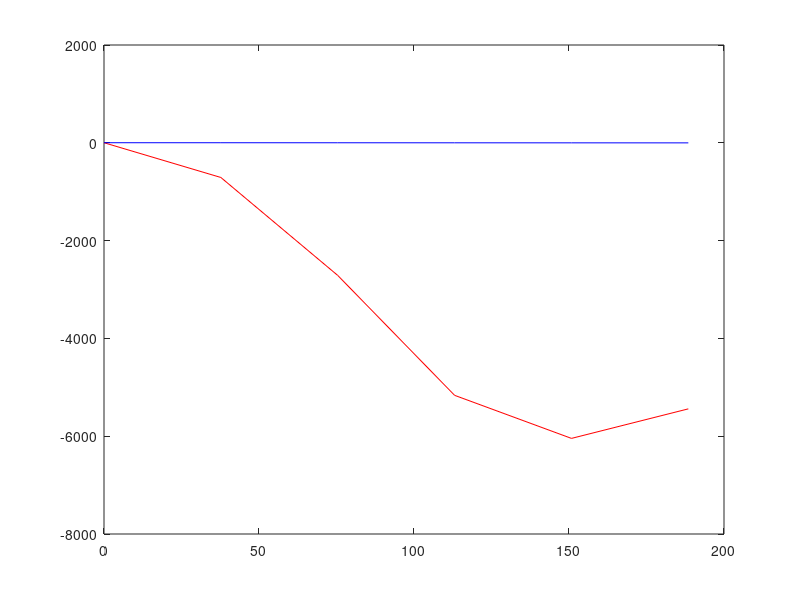

The MATLAB source for this figure:
clear; clc; close all;

% Set initial frequency
w0 = 1;

% Set final time to be 30 periods out and get step size
tfinal=2 * pi / w0 * 30;

N = input('Input the number of steps to be taken: ');
tao = tfinal / N ;
t = linspace(0, tfinal, N + 1);
theta = zeros(1, N + 1);
omega = zeros(1, N + 1);

theta(1) = pi / 2;
omega(1) = 0;

for n=1:N
	% Compute 1/2 steps (predictor step)
	theta_half = theta(n) + omega(n) * tao * .5;
	omega_half = omega(n) - w0.^2 .* sin(theta(n)) * tao * .5 ;
	
	% Compute full steps (corrector step)
	theta(n + 1) = theta(n) + omega_half * tao;  % TODO: This is wrong
	omega(n + 1) = omega(n) - w0.^2 .* sin(theta_half) * tao;  % TODO: This is wrong
end

real_ans = pi * w0 ./ (2 * ellipke(sin(pi / 4) .^2));

plot(t, theta, 'r-', t, max(theta) * cos(t .* real_ans), 'b-');  % TODO: This looks funny
